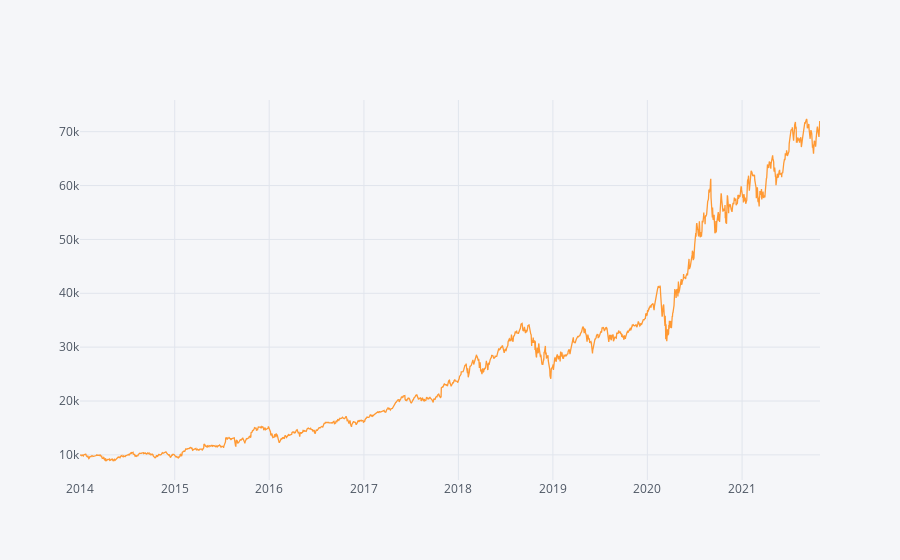

Notebook code for this chart:
### Markdown cell above
• Print the Absolute Return, Compound Annual Growth Rate, and Information Ratio for your fund.
• Pick an appropriate starting capital and generate an Equity Curve of the portfolio from your Red Belt Exercise. Typical illustrative equity curves begin at 10,000.00 units of currency.

### Code cell
import cufflinks as cf
cf.set_config_file(offline=True)
absolute_return = ((seven_years['Close'].iloc[-1]-capital)/capital)*100
CAGR = (((seven_years['Close'].iloc[-1]/capital)**(252/len(seven_years)))-1)*100
CAGR1 = (((seven_years['Close'].iloc[-1]/capital)**(365/(seven_years.index[-1] - seven_years.index[0]).days))-1)*100
information_ratio = (seven_years.Close.pct_change().mean()/seven_years.Close.pct_change().std())*((252) **0.5)

print(absolute_return)
print(CAGR1)
print(information_ratio)
seven_years.Close.iplot()

### Figure 1 — Plotly figure (JSON) as saved in the notebook; plotly's stock layout.template omitted (floating-point values rounded to 4 significant figures; data arrays with more than 128 entries replaced by an {"elided": "..."} marker saying what was removed)
{"data": [{"line": {"color": "rgba(255, 153, 51, 1.0)", "dash": "solid", "shape": "linear", "width": 1.3}, "mode": "lines", "name": "Close", "text": "", "type": "scatter", "x": {"elided": "1973 str values"}, "y": {"elided": "1973 float values"}}], "layout": {"legend": {"bgcolor": "#F5F6F9", "font": {"color": "#4D5663"}}, "paper_bgcolor": "#F5F6F9", "plot_bgcolor": "#F5F6F9", "title": {"font": {"color": "#4D5663"}}, "xaxis": {"gridcolor": "#E1E5ED", "showgrid": true, "tickfont": {"color": "#4D5663"}, "title": {"font": {"color": "#4D5663"}, "text": ""}, "zerolinecolor": "#E1E5ED"}, "yaxis": {"gridcolor": "#E1E5ED", "showgrid": true, "tickfont": {"color": "#4D5663"}, "title": {"font": {"color": "#4D5663"}, "text": ""}, "zerolinecolor": "#E1E5ED"}}}
